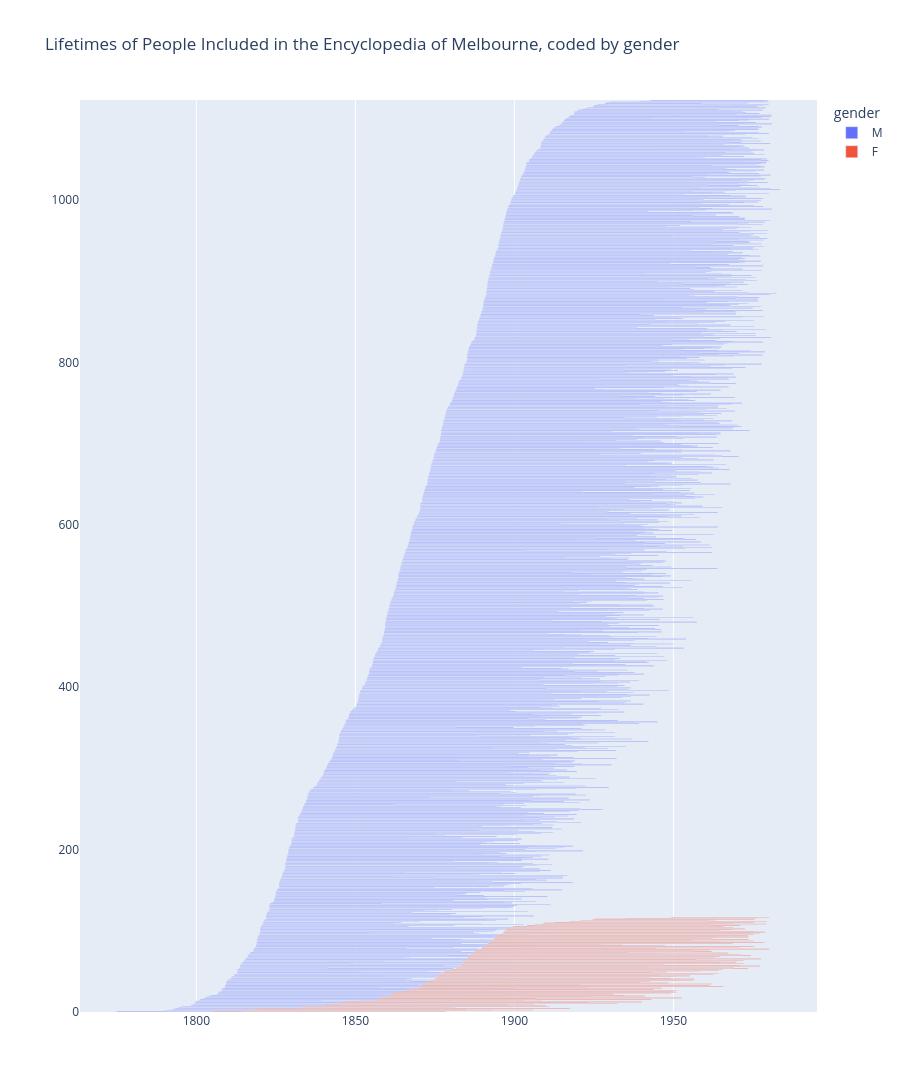

Notebook source saved alongside this figure:
### Markdown cell above
We can also make the chart more interesting by using other data in our dataset, such colour coding by gender:

### Code cell
fig = px.timeline(
    df,
    x_start="birth_date",
    x_end="death_date",
    hover_data={
        "name": True,
        "birth_date": True,
        "death_date": True,
    },
    title="Lifetimes of People Included in the Encyclopedia of Melbourne, coded by gender",
    height=1800,
    color="gender",
)

fig.show()
